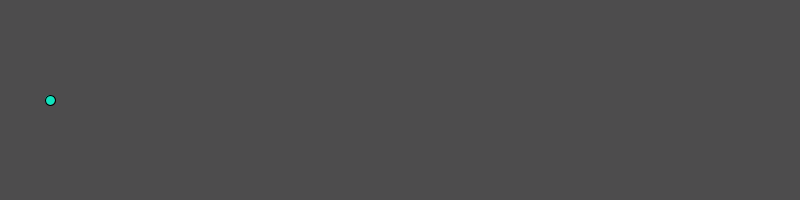
Frame 1 (no input)
Frame 60 (the mouse pressed at the canvas centre just before this capture): identical to frame 1, image omitted
Frame 120 (the mouse held since frame 60 and released just before this capture): blank canvas, image omitted

The Processing sketch that drew this single still picture (run headless with seeded random() and noise(); from frame 60 on, the mouse is pressed at the canvas centre):

// Processing sketch: dotRace
// ── dotRace.pde
//1. Make a variable to hold the X co-ordinate of the dot and set it to 50.
int x = 50;
void setup() {
    size(800, 200);
}

void draw() {
  background(#4D4C4D);
   //3. make the ellipse a nice color
fill(#10E3BE);
    //4. If the mouse is pressed change the X co-ordinate so that the dot moves to the right
if(mousePressed) {
  x+=20;
}
    //5. Make your dot move faster
    
    //  (you have to figure out what part of your code to change)

    //2. Draw an ellipse of height and width 10. Make sure to use your variable for the X position.
 ellipse(x,100,10,10);
}


    
